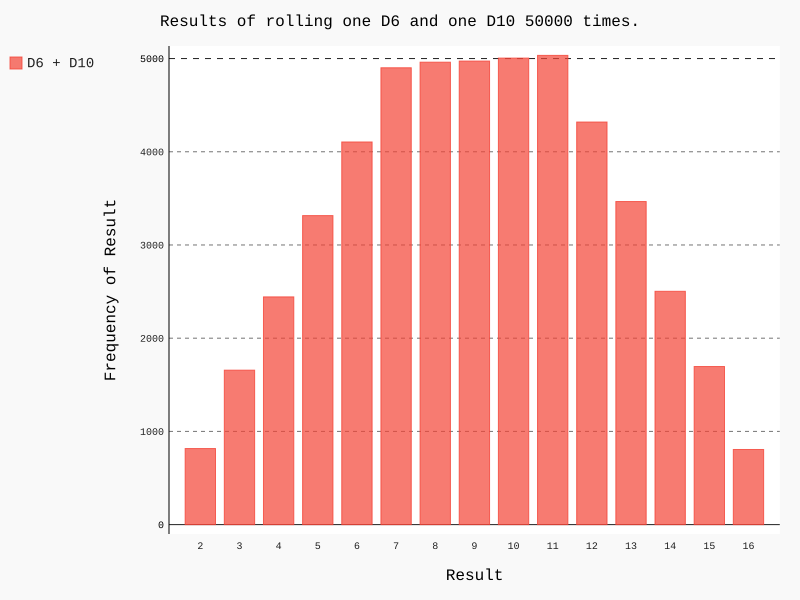

This figure's Python source:
import pygal
import matplotlib.pyplot as plt

from die import Die

#创建一个D6(6面骰子)
die_1 = Die()
die_2 = Die(10)
#掷几次骰子，并将结果存储在一个列表中
results = []
for roll_num in range(50000):
	result = die_1.roll() + die_2.roll()
	results.append(result)

#print(results)	
#分析结果
frequencies = []

max_result = die_1.num_sides + die_2.num_sides
for value in range(2, max_result+1):
	frequency = results.count(value)
	frequencies.append(frequency)
	
#print(frequencies)

hist = pygal.Bar()

hist.title = "Results of rolling one D6 and one D10 50000 times."
hist.x_labels = [x for x in range(2, max_result+1)]
hist.x_title = 'Result'	
hist.y_title = "Frequency of Result"

hist.add('D6 + D10', frequencies)
hist.render_to_file('die_visual.svg')

plt.figure(figsize=(10,6))
plt.plot(hist.x_labels, frequencies, linewidth=5)
plt.scatter(hist.x_labels, frequencies, s=5)

plt.xlabel("Result", fontsize=10)
plt.ylabel("Frequency of Result", fontsize=10)
plt.title("Results of rolling one D6 and one D10 50000 times.")
plt.show()
